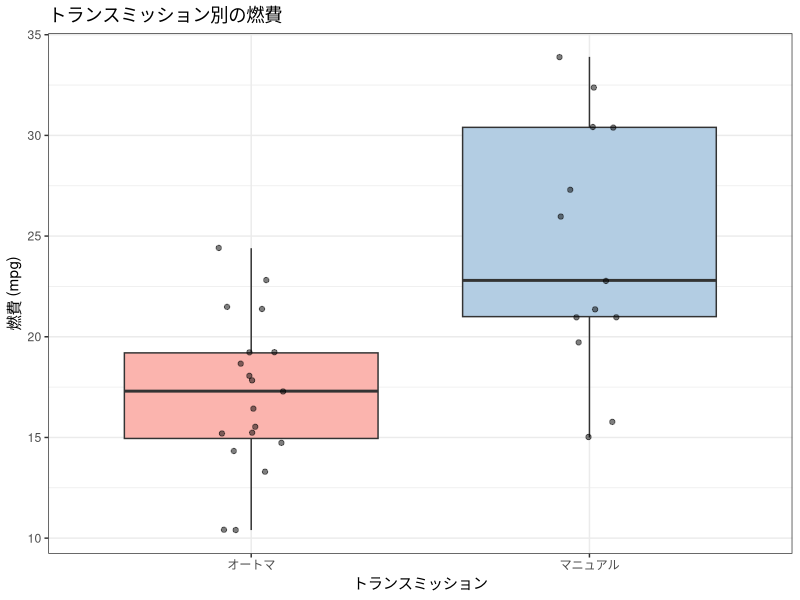

The R script that drew this image:
## ---- chunk 1
knitr::opts_chunk$set(echo = TRUE, warning = FALSE, message = FALSE,
                      fig.width = 7, fig.height = 4)
library(tidyverse)

# 図の日本語が文字化けしないようにする（ragg があるときだけ有効にする）
if (requireNamespace("ragg", quietly = TRUE)) {
  knitr::opts_chunk$set(dev = "ragg_png")
}
## ---- chunk 2
library(tidyverse)
## ---- chunk 3
# mtcars データ：am（0=オートマ, 1=マニュアル）ごとの燃費(mpg)
mtcars |>
  group_by(am) |>
  summarise(n = n(), mean_mpg = mean(mpg), sd_mpg = sd(mpg))
## ---- chunk 4
# 箱ひげ図で確認
mtcars |>
  mutate(am = factor(am, labels = c("オートマ", "マニュアル"))) |>
  ggplot(aes(x = am, y = mpg, fill = am)) +
  geom_boxplot() +
  geom_jitter(width = 0.1, alpha = 0.5) +
  scale_fill_brewer(palette = "Pastel1") +
  labs(title = "トランスミッション別の燃費", x = "トランスミッション", y = "燃費 (mpg)") +
  theme_bw() +
  theme(legend.position = "none")
## ---- chunk 5
# t検定の実行
t.test(mpg ~ am, data = mtcars)
## ---- chunk 6
# 等分散性の検定（F検定）
var.test(mpg ~ am, data = mtcars)
## ---- chunk 7
# Student法（var.equal = TRUE）
t.test(mpg ~ am, data = mtcars, var.equal = TRUE)
## ---- chunk 8
# Cohenの d を手動で計算
auto   <- mtcars |> filter(am == 0) |> pull(mpg)
manual <- mtcars |> filter(am == 1) |> pull(mpg)

mean_diff <- mean(manual) - mean(auto)
sd_pooled <- sqrt(((length(auto)-1)*var(auto) + (length(manual)-1)*var(manual)) /
                  (length(auto) + length(manual) - 2))
d <- mean_diff / sd_pooled
round(d, 2)
